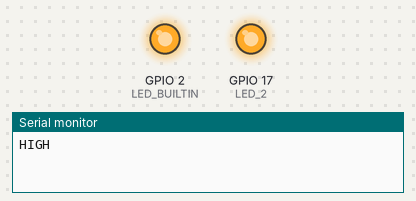
Bench run of a program on a simulated ESP32. Parts: output pins drawn as LEDs (lit = HIGH), the last lines printed to the serial monitor.

Above: at 0.2 s.
At 4.7 s:
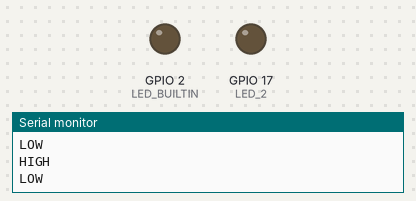
Timing chart, 0 to 6.9 s (numbered marks = the images above):
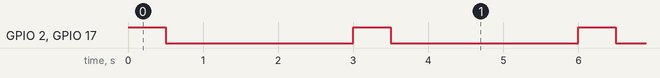

Measured:
- by itself, GPIO 2 (LED_BUILTIN), GPIO 17 (LED_2): alternates HIGH for 0.50 s and LOW for 2.5 s

The program:

main.cpp
```cpp
/*
 * Blink
 * Turns on an LED on for one second,
 * then off for one second, repeatedly.
 */

#include <Arduino.h>

// Set LED_BUILTIN if it is not defined by Arduino framework
#ifndef LED_BUILTIN
    #define LED_BUILTIN 5
#endif

#define LED_2 17

void setup()
{
  // initialize LED digital pin as an output.
  pinMode(LED_BUILTIN, OUTPUT);
  pinMode(LED_2, OUTPUT);
  Serial.begin(115200);
}

void loop()
{
  // turn the LED on (HIGH is the voltage level)
  digitalWrite(LED_BUILTIN, HIGH);
  digitalWrite(LED_2, HIGH);
  Serial.println("HIGH");
  // wait for a second
  delay(500);
  // turn the LED off by making the voltage LOW
  digitalWrite(LED_BUILTIN, LOW);
  digitalWrite(LED_2, LOW);
  Serial.println("LOW");
   // wait for a second
  delay(2500);
}
```
